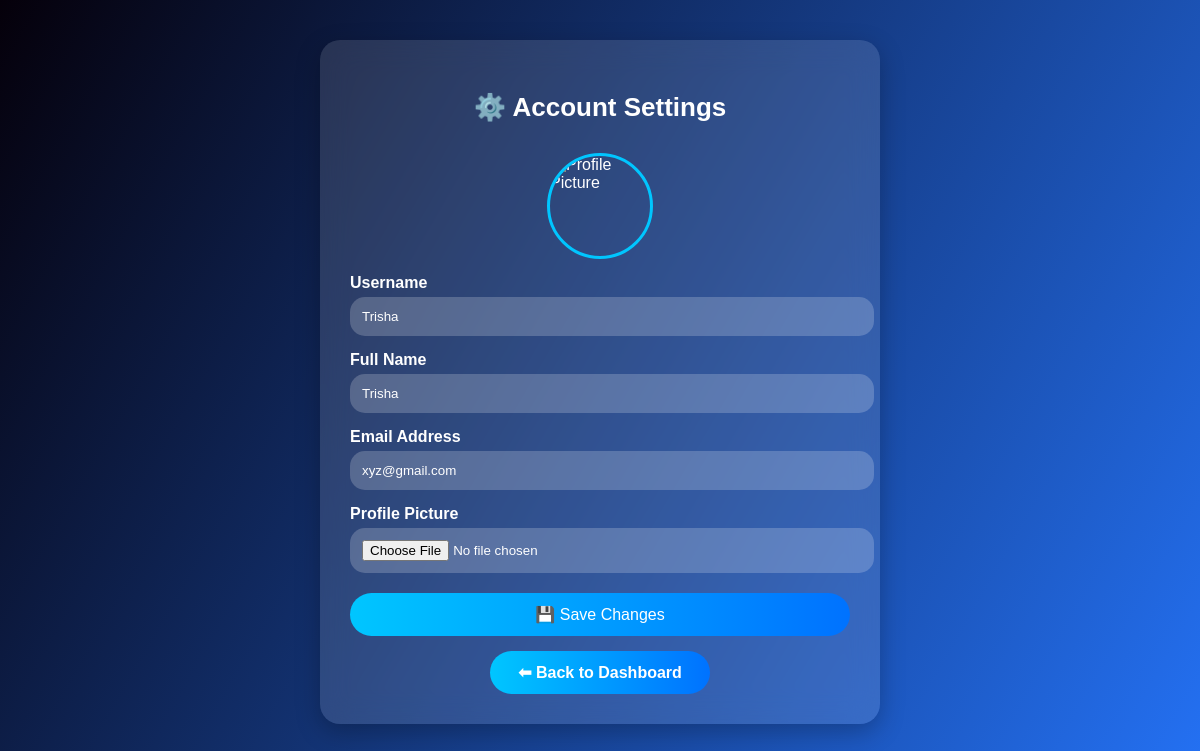
/settings.php (signed in), run on the app's committed database.
### tables this page shows
CREATE TABLE `users` (
  `id` int(11) NOT NULL,
  `name` varchar(100) NOT NULL,
  `email` varchar(150) NOT NULL,
  `username` varchar(100) NOT NULL,
  `password` varchar(255) NOT NULL,
  `created_at` timestamp NOT NULL DEFAULT current_timestamp(),
  `profile_pic` varchar(255) DEFAULT NULL
);

### settings.php (the view, shortened to what this page needs)
<?php
$conn = mysqli_connect("localhost", "root", "", "login");
$username = $_SESSION['user'];
$stmt = $conn->prepare("SELECT * FROM users WHERE username = ?");
$stmt->bind_param("s", $username);
$stmt->execute();
$user = $stmt->get_result()->fetch_assoc();
$profilePic = "uploads/default.png";
?>
<!DOCTYPE html>
<html lang="en">
<head>
</head>
<body>
<div class="container">
    <h2>⚙️ Account Settings</h2>
    <img class="profile-pic" src="<?= htmlspecialchars($profilePic) ?>" alt="Profile Picture">
    <form method="post" enctype="multipart/form-data">
        <label>Username</label>
        <input type="text" name="username" value="<?= htmlspecialchars($user['username'] ?? '') ?>" required>
        <label>Full Name</label>
        <input type="text" name="name" value="<?= htmlspecialchars($user['name'] ?? '') ?>" required>
        <label>Email Address</label>
        <input type="email" name="email" value="<?= htmlspecialchars($user['email'] ?? '') ?>" required>
        <label>Profile Picture</label>
        <input type="file" name="profile_pic" accept="image/*">
        <button type="submit">💾 Save Changes</button>
    </form>
    <div style="margin-top:15px; text-align:center;">
        <a href="user_dashboard.php"
           style="display:inline-block; background:linear-gradient(90deg,#00c6ff,#0072ff);
                  color:#fff; padding:12px 28px; border-radius:30px;
                  text-decoration:none; font-weight:bold; transition:0.3s ease;">
            ⬅ Back to Dashboard
        </a>
    </div>
</div>
</body>
</html>

### settings.php (style rules this page uses)
body { font-family: 'Poppins', sans-serif; background: linear-gradient(120deg, #05000AFF, #2575fc); color: #fff; margin: 0; padding: 40px; min-height: 100vh; }
.container { max-width: 500px; margin: auto; background: rgba(255,255,255,0.12); backdrop-filter: blur(15px); padding: 30px; border-radius: 20px; box-shadow: 0 8px 25px rgba(0,0,0,0.25); }
h2 { text-align: center; margin-bottom: 30px; font-size: 26px; color: #fff; }
label { display: block; font-weight: bold; margin-top: 15px; }
input[type="text"], input[type="email"], input[type="file"] { width: 100%; padding: 12px; margin-top: 5px; border-radius: 15px; border: none; background: rgba(255,255,255,0.2); color: #fff; outline: none; transition: 0.3s ease; }
button { background: linear-gradient(90deg, #00c6ff, #0072ff); color: #fff; border: none; padding: 12px; border-radius: 30px; margin-top: 20px; width: 100%; font-size: 16px; cursor: pointer; transition: 0.3s ease; }
img.profile-pic { width: 100px; height: 100px; border-radius: 50%; display: block; margin: 0 auto 15px; object-fit: cover; border: 3px solid #00c6ff; }

### data on the page
users: username "Trisha", name "Trisha", email "xyz@gmail.com"
